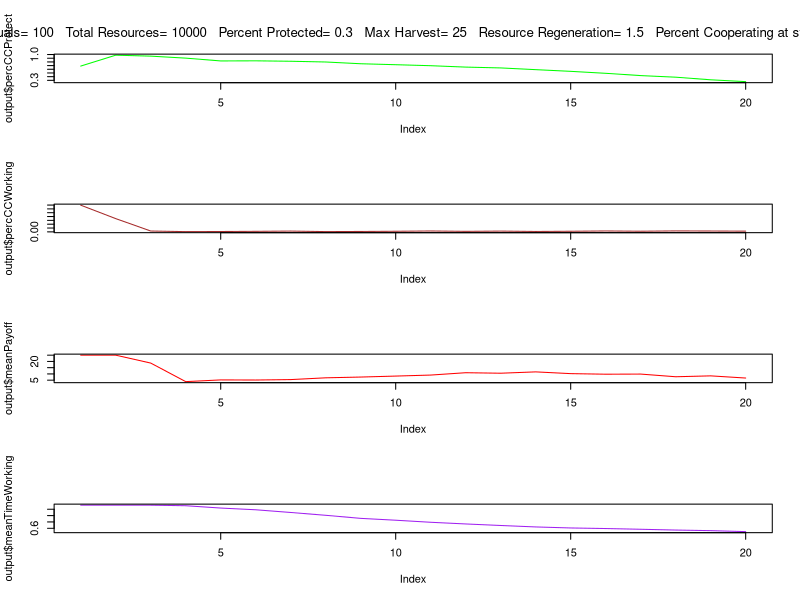

Generate this figure with R:


abm<-function(#Specified parameters
  Individuals=100, #number of total resource users in a population
  
  TotalCarryingCapacity=10000, #total available resource units
  
  StartPercCarryingCapacity = 0.7, #amount of resources available in the landscape at the start in proportion to CC
  
  PercProtected=0.3, #percent of the total resource that's in a protected area
  
  CoopPercStart=0.9, #percent of individuals who start by following the rules at t0
  
  TimeSteps=20,
  ResourceRegenerationPerTimeStep=1.5,
  harvestMax=25){
  
  ## Set parameters
  PercWorking= 1-PercProtected #percent of resource in a working landscape
  TotalCCResourceProtected=PercProtected*TotalCarryingCapacity #total resource units in carrying capacity of protected area
  TotalCCResourceWorking=PercWorking*TotalCarryingCapacity #total resource units in carrying capacity of working area
  StartResourceWorking = TotalCCResourceWorking*StartPercCarryingCapacity #number of resources in the working landscape starting
  StartResourceProtected = TotalCCResourceProtected*StartPercCarryingCapacity #number of resources in the protected landscape starting
  CoopNumStart= as.integer(CoopPercStart*Individuals) #number of individuals cooperating fully at t0
  DefNumStart= Individuals - CoopNumStart#number of individuals defecting at t0
  PercTimeProtected = c(rep(0,CoopNumStart),rbeta(DefNumStart,1,2)) #percent of their foraging time each indv spends in the PA
  PercTimeWorking = (1-PercTimeProtected)#percent of their foraging time each indv spends in the working landscape
  
  agents<-data.frame(PercTimeProtected,
                     PercTimeWorking,
                     PayoffProtectedLastTime = rep(NA,Individuals),
                     PayoffWorkingLastTime= rep(NA,Individuals))   #dataframe to be filled with initial payoffs
  
  ProtectPerDefect<-as.integer(StartResourceProtected/DefNumStart) #protected area resources per each individual harvesting there
  WorkingPerTotal<-as.integer(StartResourceWorking/Individuals) #working landscape resources per individual
  
  for ( i in 1:nrow(agents)){  #fill the starting df percent payoff from the protected landscape is a function of the amount 
    agent2<-agents[i,]   #of resources there per individual searching there, and a random draw with a chance of success equal to time spent
    agents[i,4]<-rbinom(1,WorkingPerTotal,agent2$PercTimeWorking)
    agents[i,4]<-ifelse(agents[i,4]>harvestMax,harvestMax,agents[i,4])
    agents[i,3]<- ifelse(agents[i,4]<= harvestMax,rbinom(1,ProtectPerDefect,agent2$PercTimeProtected),0) #if they didnt get the max harvest, then 
    agents[i,3]<-ifelse(agents[i,3]>harvestMax-agents[i,4],harvestMax-agents[i,4],agents[i,3])
    } #see what they get from the working landscape first
  
  
  
  agents$PayoffTotalLastTime<- agents$PayoffProtectedLastTime + agents$PayoffWorkingLastTime #total payoff is the sum of what they get from both areas
   
  
  output<-data.frame(timeStep = 1:TimeSteps, #create df to fill with the outputs from each time step
                     meanTimeProtect = rep(NA,TimeSteps),
                     meanTimeWorking = rep(NA,TimeSteps),
                     NumResourcesProtect = rep(NA,TimeSteps),
                     percCCProtect = rep(NA,TimeSteps),
                     NumResourcesWorking = rep(NA,TimeSteps),
                     percCCWorking = rep(NA,TimeSteps),
                     meanPayoff = rep(NA,TimeSteps))

output$meanTimeProtect[1] <- mean(agents$PercTimeProtected)  #fill it with the outouts from time 1
output$meanTimeWorking[1]  <- mean(agents$PercTimeWorking) 
output$NumResourcesProtect[1] <- StartResourceProtected-sum(agents$PayoffProtectedLastTime) 
output$NumResourcesWorking[1] <- StartResourceWorking-sum(agents$PayoffWorkingLastTime) 
output$percCCProtect[1]  <- output$NumResourcesProtect[1]/TotalCCResourceProtected
output$percCCWorking[1]  <- output$NumResourcesWorking[1]/TotalCCResourceWorking
output$meanPayoff[1]  <- mean(agents$PayoffTotalLastTime) 

  

for (t in 2:TimeSteps){  #run the abm for all o fthe time steps
  
#choose new strategy  

LastTimeAgents<-agents  #save the agents from the pervious time to a new df

LastTimePercTimeProtected<-LastTimeAgents$PercTimeProtected  #pull out the previous pretected foraging times as vector
LastTimePercWorking<-LastTimeAgents$PercTimeWorking  #pull out the previous working foraging times as vector

PercTimeProtected<-rep(NA,length(PercTimeProtected))  #nullify the previous perc time protected vector so we can fill it later and be confident the values changed
 for (j in 1:nrow(LastTimeAgents)){  
  ThisAgent<-LastTimeAgents[j,]      #modify the foraging strategy of each agent individualls
  OtherAgents<-LastTimeAgents[-j,]   #dataframe of ther agents for them to copy from
  ThisAgentPayoff<-ThisAgent$PayoffTotalLastTime   #payoff last time period for this agent
  OtherAgentSpecific<-OtherAgents[sample(nrow(OtherAgents),1),] #choose a specific agent for them to get paired up with
  OtherAgentPayoff<-OtherAgentSpecific$PayoffTotalLastTime  #Payoff the other agent recieved
  OtherAgentPercProtect<-OtherAgentSpecific$PercTimeProtected #strategy of other agent
  ThisAgentPercProtect<-ThisAgent$PercTimeProtected  #strategy of this agent
  
  PercTimeProtected[j]<-ifelse(ThisAgentPayoff >=OtherAgentPayoff,ThisAgent$PercTimeProtected,
                            (ThisAgentPercProtect+((OtherAgentPercProtect-ThisAgentPercProtect)/2))) #vector of new strategies
  
  #if this agent did better than the randomly selected agent then they keep their strategy
  #if they did worse thnan they modify their strategy to be the difference between their previou sstrategy and the randomly selected agent
  
}
  
PercTimeWorking<- 1-PercTimeProtected   #time foraging in the working landscape


agents<-data.frame(PercTimeProtected,   #new agent dataframe to fill
                   PercTimeWorking,
                   PayoffProtectedLastTime = rep(NA,Individuals),
                   PayoffWorkingLastTime= rep(NA,Individuals)) 


#New resource pools to pull from
#make sure they dont regenerate past their carrying capacity

NewProtectedResourcesTotal<-output$NumResourcesProtect[t-1] * ResourceRegenerationPerTimeStep
NewProtectedResourcesTotal<-ifelse(NewProtectedResourcesTotal<=  TotalCCResourceProtected,NewProtectedResourcesTotal, TotalCCResourceProtected)
NewWorkingResourcesTotal<-output$NumResourcesWorking[t-1] * ResourceRegenerationPerTimeStep
NewWorkingResourcesTotal<-ifelse(NewWorkingResourcesTotal<=TotalCCResourceWorking,NewWorkingResourcesTotal,TotalCCResourceWorking)

ProtectPerDefect<-as.integer(NewProtectedResourcesTotal/nrow(agents[agents$PercTimeProtected>0,])) #protected area resources per each individual harvesting there  
WorkingPerTotal<-as.integer(NewWorkingResourcesTotal/Individuals)


for ( i in 1:nrow(agents)){  #fill the starting df percent payoff from the protected landscape is a function of the amount 
  agent2<-agents[i,]   #of resources there per individual searching there, and a random draw with a chance of success equal to time spent
  agents[i,4]<-rbinom(1,WorkingPerTotal,agent2$PercTimeWorking)
  agents[i,4]<-ifelse(agents[i,4]>harvestMax,harvestMax,agents[i,4])
  agents[i,3]<- ifelse(agents[i,4]<= harvestMax,rbinom(1,ProtectPerDefect,agent2$PercTimeProtected),0) #if they didnt get the max harvest, then 
  agents[i,3]<-ifelse(agents[i,3]>harvestMax-agents[i,4],harvestMax-agents[i,4],agents[i,3])
} #see what they get from the working landscape first



agents$PayoffTotalLastTime<- agents$PayoffProtectedLastTime + agents$PayoffWorkingLastTime #total payoff is the sum of what they get from both areas

output$meanTimeProtect[t] <- mean(agents$PercTimeProtected)  #fill it with the outouts from time 1
output$meanTimeWorking[t]  <- mean(agents$PercTimeWorking) 
output$NumResourcesProtect[t] <- NewProtectedResourcesTotal-sum(agents$PayoffProtectedLastTime) 
output$NumResourcesWorking[t]  <- NewWorkingResourcesTotal-sum(agents$PayoffWorkingLastTime)
output$percCCProtect[t]  <- output$NumResourcesProtect[t]/TotalCCResourceProtected
output$percCCWorking[t]  <- output$NumResourcesWorking[t]/TotalCCResourceWorking
output$meanPayoff[t]  <- mean(agents$PayoffTotalLastTime)

}

par(mfrow=c(4,1))
plot(output$percCCProtect, type = 'l',col="green")
plot(output$percCCWorking, type = 'l',col="brown")
plot(output$meanPayoff, type = 'l',col="red")
plot(output$meanTimeWorking, type = 'l',col="purple")
mtext(paste("Individuals=",Individuals,
            "  Total Resources=",TotalCarryingCapacity,
            "  Percent Protected=",PercProtected,
          "  Max Harvest=",harvestMax,
           "  Resource Regeneration=",ResourceRegenerationPerTimeStep,
            "  Percent Cooperating at start",CoopPercStart ), side=3, outer=TRUE, line=-3,cex=0.8)



 return(output) 
}



abm()
